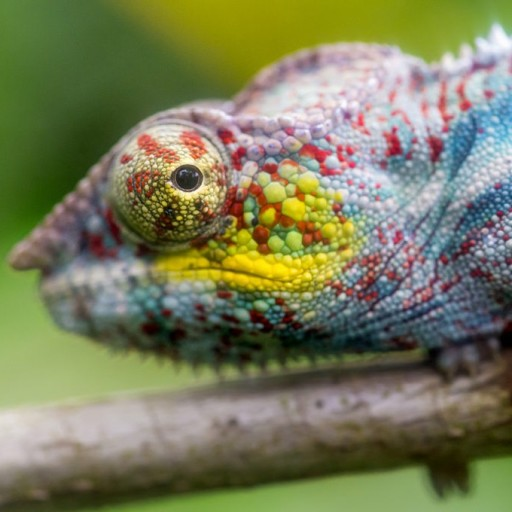
#> input picture examples/input/chameleon.jpg, 512 x 512 px
$ python ex_som_color_quantization.py
#> lines starting #> are read from the running program, lines starting #| are printed output that depends on the picture
### pyERA/som.py
#!/usr/bin/python

##
# Massimiliano Patacchiola, Plymouth University (2016)
#
# Implementation of a Self-Organizing Map class
#

import numpy as np


class Som:
    """Som Class

    This is an implementation of the Self-Organizing Map (SOM).
    It provides low level funcion and utilities for assembling
    diffeent type of som. It uses only the numpy library.
    """

    def __init__(self, matrix_size, input_size, low=0, high=1, round_values=False):
        """Init function.

        @param matrix_size It defines the matrix size
        @param input_size it defines the vector input size.
        @param low boundary for the random initialization
        @param high boundary for the random initialization
        @param round_values it is possible to initialize the
        weights to the closest integer value.
        """
        self._matrix_size = matrix_size
        self._input_size = input_size
        self._weights_matrix = np.random.uniform(low=low, high=high, size=(matrix_size, matrix_size, input_size))

        if (round_values == True):
            self._weights_matrix = np.rint(self._weights_matrix)

    # [5 lines left out: function return_weights_matrix, not called in this run]

    def get_unit_weights(self, row, col):
        """Get the weights associated with a given unit.

        """
        return self._weights_matrix[row, col, :]


    # [72 lines left out: functions set_unit_weights, return_unit_square_neighborhood, return_unit_round_neighborhood, not called in this run]


    def return_euclidean_distance(self, a, b):
        """Return the Euclidean Distance between two numpy vectors.

        """
        return np.linalg.norm(a-b)


    # [6 lines left out: function return_cosine_similarity, not called in this run]

    def return_BMU_index(self, input_vector):
        """Return the coordinates of the BMU.

        @param input_vector the vector to use for the comparison.
        """
        output_matrix = np.zeros((self._matrix_size, self._matrix_size))
        it = np.nditer(output_matrix, flags=['multi_index'])
        while not it.finished:
            #print "%d <%s>" % (it[0], it.multi_index),
            dist = self.return_euclidean_distance(input_vector, self._weights_matrix[it.multi_index[0], it.multi_index[1], :])
            output_matrix[it.multi_index[0], it.multi_index[1]] = dist
            it.iternext()
        row, col = np.unravel_index(output_matrix.argmin(), output_matrix.shape)
        return (row, col)


    # [178 lines left out: functions return_BMU_weights, return_activation_matrix, return_distance_matrix, return_normalized_distance_matrix, return_similarity_matrix, return_cosine_similarity_matrix and 4 more, not called in this run]

### pyERA/utils.py
#!/usr/bin/python

import numpy as np

class ExponentialDecay:

    def __init__(self, starter_value, decay_step, decay_rate, staircase=False):
        """Function that applyes an exponential decay to a value.

        @param starting_value the value to decay
        @param global_step the global step to use for decay (positive integer)
        @param decay_step (positive integer)
        @param decay_rate
        """
        self.starter_value = starter_value
        self.decay_step = decay_step
        self.decay_rate = decay_rate
        self.staircase = staircase
        self.last_value = starter_value

    # [18 lines left out: function return_decayed_value, not called in this run]


class LinearDecay:

    # [19 lines left out: functions __init__, return_decayed_value, not called in this run]


class Normalizer:

    # [7 lines left out: function softmax, not called in this run]

### examples/ex_som_color_quantization.py
#!/usr/bin/python

## Massimiliano Patacchiola, Plymouth University 2016
#
# Color quantization reduces the number of colors used in an image;
# this is important for displaying images on devices that support a limited number of colors
# and for efficiently compressing certain kinds of images [https://en.wikipedia.org/wiki/Quantization_(image_processing)]
#
# In this example an image is passed as input. A batch of pixel is sampled and given as dataset to
# a Self-Organizing Map (SOM). The SOM will find the best colour vectors representing the image.
# The idea is to describe the same image with a lower number of colors. If the SOM has size 4
# then the resulting number of pixel used will be 4*4 = 16. In comparison the total possible
# combination of colours in the RGB format is 255*255*255 = 16,581,375
# To get the total number of colors in an image it is possible to use the command:
# identify -verbose -unique image_name.jpg

import numpy as np
import matplotlib.pyplot as plt
import matplotlib.image as mpimg
from PIL import Image
import os

#It requires the pyERA library
from pyERA.som import Som
from pyERA.utils import ExponentialDecay
from pyERA.utils import LinearDecay

def main():

    #Variables to play with
    som_size = 4
    batch_size = 32
    tot_epoch = 200
    image_name = "chameleon.jpg" #the file must be in the "./input" folder

    #Set to True if you want to save the SOM images inside a folder.
    SAVE_IMAGE = True
    output_path = "./output/" #Change this path to save in a different forlder
    if not os.path.exists(output_path):
        os.makedirs(output_path)
    img_original = Image.open("./input/" + image_name)
#> img_original is the input picture: PIL image 512x512 RGB; mean R, G, B 121.7, 124.7, 89.7
    img_input_matrix = np.asarray(img_original, dtype=np.float32)
    img_rows = img_input_matrix.shape[0]
#> img_rows = 512
    img_cols = img_input_matrix.shape[1]
#> img_cols = 512

    #Init the SOM
    my_som = Som(matrix_size=som_size, input_size=3, low=0, high=255, round_values=True)

    #Init the parameters
    my_learning_rate = ExponentialDecay(starter_value=0.5, decay_step=10, decay_rate=0.8, staircase=True)
    my_radius = ExponentialDecay(starter_value=np.rint(2.0), decay_step=10, decay_rate=0.5, staircase=True)
    #my_radius = LinearDecay(starter_value=30, decay_rate=0.02, allow_negative=False)

    #Starting the Learning
    for epoch in range(1, tot_epoch):

        #Iterates the elements in img_output_matrix and
        #assign the closest value contained in SOM
        img_output_matrix = np.zeros((img_rows, img_cols, 3))

        #Iterates through the original image and find the BMU for
        #each single pixel.
        for row in range (0, img_rows):
            for col in range(0, img_cols):
                input_vector =  np.array(img_input_matrix[row, col, :])
                bmu_index = my_som.return_BMU_index(input_vector)
                bmu_weights = my_som.get_unit_weights(bmu_index[0], bmu_index[1])
                img_output_matrix[row, col, :] = (bmu_weights - 255) * -1 #renormalise to show the right colours

        #Saving the image associated with the SOM weights
        if(SAVE_IMAGE == True):
            #Saving the image
            fig = plt.figure()
            a=fig.add_subplot(1,2,1)
            imgplot = plt.imshow(img_original)
            plt.axis("off")
            b=fig.add_subplot(1,2,2)
            img_output = np.rint(img_output_matrix).astype(np.uint8)
            imgplot = plt.imshow(img_output)
            plt.axis("off")
            plt.savefig(output_path + str(epoch) + ".png", dpi=200, facecolor='black')
            plt.close('all')

        #Updating learning rate and radius
        learning_rate = my_learning_rate.return_decayed_value(global_step=epoch)
        radius = my_radius.return_decayed_value(global_step=epoch)

        #Generating input vectors from random sampling
        input_vector_list = list()
        for i in range(0, batch_size):
            row_index = np.random.randint(img_rows)
            col_index = np.random.randint(img_cols)
            input_vector =  np.array(img_input_matrix[row_index, col_index, :])
            input_vector_list.append(input_vector)

        #Learning step (batch learning)
        my_som.training_batch_step(input_vector_list, learning_rate=learning_rate, radius=radius, weighted_distance=True)

        #Learning step
        #my_som.training_single_step(input_vector, units_list=bmu_neighborhood_list, learning_rate=learning_rate, radius=radius, weighted_distance=False)
        my_som.training_batch_step(input_vector_list, learning_rate=learning_rate, radius=radius, weighted_distance=True)

        print("")
        print("Epoch: " + str(epoch))
        print("Learning Rate: " + str(learning_rate))
        print("Radius: " + str(radius))
        print("Input vector: " + str(input_vector))
        print("BMU index: " + str(bmu_index))
        print("BMU weights: " + str(bmu_weights))
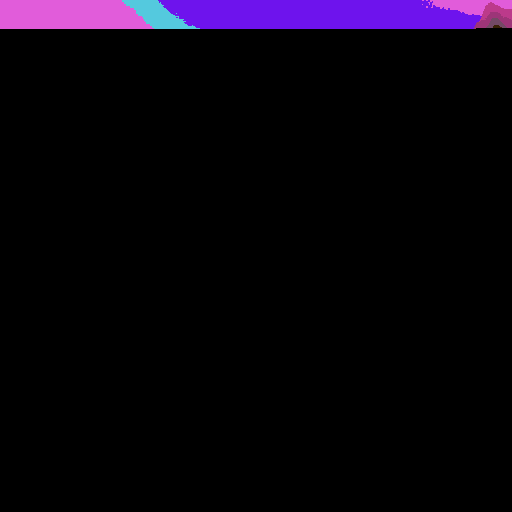
#> img_output_matrix: shape (512, 512, 3) float64; mean R, G, B 8.3, 3.2, 12.7

    #Saving the network
    file_name = output_path + "som_color_quantization.npz"
    print("Saving the network in: " + str(file_name))
    my_som.save(path=output_path, name="som_color_quantization")

    #Saving the final image
    img_output = ((img_output_matrix- 255) * -1 ).astype(np.uint8)
    img_to_save = Image.fromarray(img_output, "RGB")
    img_to_save.save(output_path + image_name)

    # [5 lines of commented-out code are left out]

if __name__ == "__main__":
#> (the run stopped early here; a loop or call above may not have finished)
